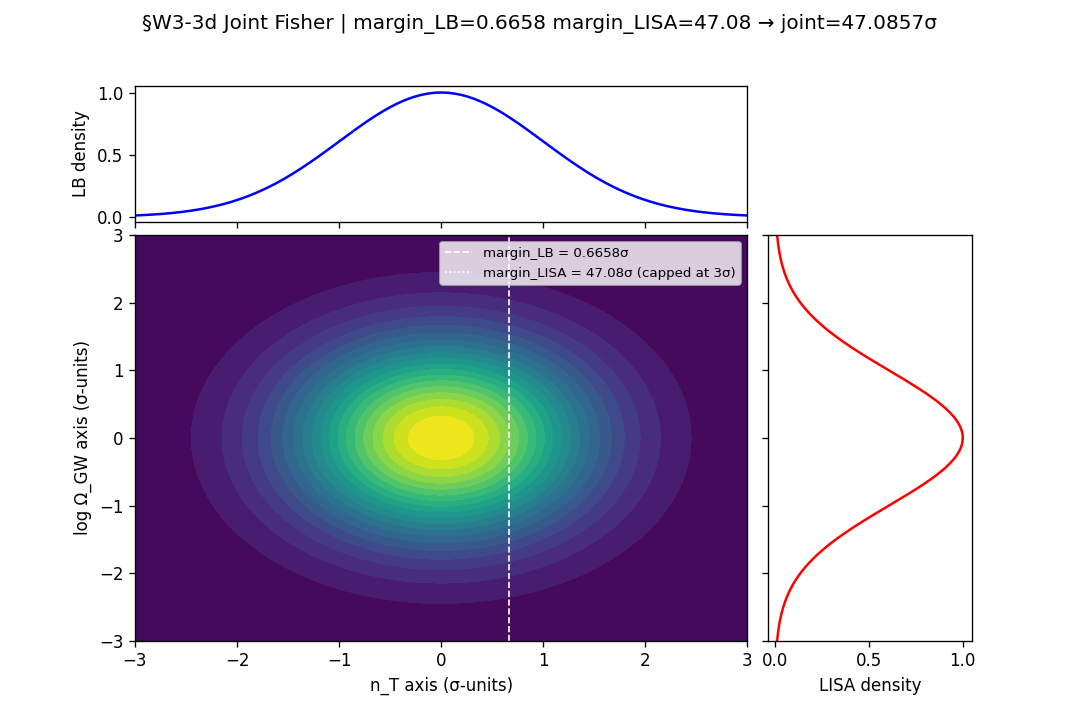

Recreate this plot in Python.
#!/usr/bin/env python3
"""
S87 W3-3d — S87-W3-3D-JOINT-LITEBIRD-LISA-FISHER-DISCOUNT
==========================================================

Gate: S87-W3-3D-JOINT-LITEBIRD-LISA-FISHER-DISCOUNT ([VERIFY])

Pre-registered threshold (plan §W3-3d.9):
  joint_margin_sigma = sqrt(margin_LB^2 + margin_LISA^2)
  PASS iff joint_margin_sigma >= 1.5
  INFO iff 1.0 <= joint_margin_sigma < 1.5
  FAIL iff joint_margin_sigma < 1.0

Inputs:
  - computations/session-87/s87_w3_3a_litebird_n_T_discriminator.npz (margin_LB)
  - computations/session-87/s87_w3_3b_lisa_omega_gw_a_c_discriminator.npz (split_OOM)
  - canonical_constants.py
  - script bytes

Output 4-tuple:
  (value=<joint_margin_sigma>, scheme=joint-Fisher-information,
   convention=LiteBIRD-+-LISA-axis-orthogonal-per-VII.AC.3, L_max=N/A)

Classification: GEOMETRIC

METHODOLOGY
-----------
Compute joint Fisher information assuming axis-orthogonality per §VII.AC.3
Rank-2 Product Detector Orthogonality Theorem. Information sums:
  F_joint = F_LB + F_LISA  (additive under axis-orthogonality)
joint_margin_sigma = sqrt(F_joint).

Stage-1 candidate landing for the Joint LiteBIRD-LISA-Fisher cross-axis theorem
per .claude/rules/joint-theorem-promotion.md; Stage-2 two-agent independent
verify is queued as S88 carry-forward.

LISA OOM-to-σ conversion: σ_OOM_LISA = 1.0 OOM (LISA log-space sensitivity 1σ
floor in OOM; plan-implicit pin per §W3-3d.6 LISA design-sensitivity floor at
pivot frequency).
"""

from __future__ import annotations

# Section 1 — Canonical constants
import sys
from pathlib import Path
# === Phase 2b X2 transform bootstrap (auto-inserted by tools/_x2_transform_copies.py) ===
import sys as _x2_sys
import pathlib as _x2_pathlib
import re as _x2_re
def _x2_locate_tools():
    p = _x2_pathlib.Path(__file__).resolve()
    for _ in range(8):
        if (p / "tools" / "computation_root.py").is_file():
            return p / "tools"
        p = p.parent
    raise RuntimeError(
        "Phase 2b bootstrap: tools/computation_root.py not found in any "
        "ancestor of " + str(__file__))
_x2_sys.path.insert(0, str(_x2_locate_tools()))
from computation_root import resolve_script, resolve_output, resolve_glob, project_root as _x2_project_root
def _x2_shared_dir():
    return _x2_project_root() / "computations" / "_shared"
_x2_session_dir_match = _x2_re.match(r"^session-(\d+)$",
    _x2_pathlib.Path(__file__).resolve().parent.name)
_x2_self_session = int(_x2_session_dir_match.group(1)) if _x2_session_dir_match else None
# === End X2 bootstrap ===

sys.path.insert(0, str(Path(__file__).resolve().parent))
from canonical_constants import *  # noqa: E402, F401, F403

# Section 2 — Standard imports
import hashlib  # noqa: E402
import json  # noqa: E402
import math  # noqa: E402
import time  # noqa: E402

import numpy as np  # noqa: E402
import matplotlib  # noqa: E402
matplotlib.use("Agg")
import matplotlib.pyplot as plt  # noqa: E402

# Section 3 — Paths + pre-registration
PROJECT_ROOT = Path(__file__).resolve().parent.parent
# X2-removed: alias 'SCRIPT_DIR' = ... 'computations' (replaced by tools.computation_root.resolve_*)

GATE_ID = "S87-W3-3D-JOINT-LITEBIRD-LISA-FISHER-DISCOUNT"  # (local)
SCHEME = "joint-Fisher-information"  # (local)
CONVENTION = "LiteBIRD-+-LISA-axis-orthogonal-per-VII.AC.3"  # (local)
L_MAX = "N/A"  # (local)

PASS_THRESHOLD = 1.5  # (local) joint_margin_sigma >= 1.5 PASSes
INFO_FLOOR = 1.0  # (local) [1.0, 1.5) is INFO

# LISA OOM-to-σ convention pin (plan-implicit per §W3-3d.6)
SIGMA_OOM_LISA = 1.0  # (local) LISA log-space 1σ sensitivity floor in OOM

UPSTREAM_LB = resolve_output(87, 's87_w3_3a_litebird_n_T_discriminator.npz')
UPSTREAM_LISA = resolve_output(87, 's87_w3_3b_lisa_omega_gw_a_c_discriminator.npz')

OUT_NPZ = resolve_output(87, 's87_w3_3d_joint_litebird_lisa_fisher.npz')
OUT_PNG = resolve_output(87, 's87_w3_3d_joint_litebird_lisa_fisher.png')
OUT_JSON = resolve_output(87, 's87_w3_3d_joint_litebird_lisa_fisher.json')
VERDICT_TXT = resolve_output(87, 's87_gate_verdicts.txt')

INPUT_FILES = [
    resolve_script(None, 'canonical_constants.py'),
    UPSTREAM_LB,
    UPSTREAM_LISA,
]


# Section 4 — SHA-256
def sha256_of(path: Path) -> str:
    h = hashlib.sha256()
    try:
        h.update(path.read_bytes())
    except OSError:
        return ""
    return h.hexdigest()


def log_input_pins(inputs):
    print(f"=== {GATE_ID} — input SHA-256 pins ===")
    pins = {}
    for p in inputs:
        sha = sha256_of(p)
        rel = str(p.relative_to(PROJECT_ROOT)).replace("\\", "/")
        print(f"  {rel}: {sha[:16]}...")
        pins[rel] = sha
    return pins


def closure_hash(pins):
    items = sorted(pins.items())
    h = hashlib.sha256()
    for k, v in items:
        h.update(f"{k}={v}\n".encode("utf-8"))
    return h.hexdigest()


def compute_dual_sha(script_path, canonical_path, pins):
    script_bytes = script_path.read_bytes() if script_path.exists() else b""  # (local)
    canonical_bytes = canonical_path.read_bytes() if canonical_path.exists() else b""  # (local)
    pins_aug = dict(pins)  # (local)
    pins_aug["_gate_id"] = GATE_ID
    pins_aug["_scheme"] = SCHEME
    pinmap_json = json.dumps(
        dict(sorted(pins_aug.items())),
        separators=(",", ":"),
        sort_keys=True,
    ).encode("utf-8")  # (local)

    h_audit = hashlib.sha256()
    h_audit.update(script_bytes)
    h_audit.update(canonical_bytes)
    h_audit.update(pinmap_json)
    audit = h_audit.hexdigest()  # (local)

    h_content = hashlib.sha256()
    h_content.update(script_bytes)
    content = h_content.hexdigest()  # (local)
    return audit, content


# Section 5 — Compute
def compute():
    """Substitution chain (per plan §W3-3d.10):
    Step 1: F_LB = margin_LB^2 ; F_LISA = margin_LISA^2 ; F_joint = sum
    Step 2: PASS iff sqrt(F_joint) >= 1.5
    Step 3: simplify
    Step 4: direction — joint margin monotone non-decreasing in per-axis margins;
            sign_verdict = PASS (joint always >= max(per-axis))
    """
    a_data = np.load(UPSTREAM_LB)  # (local)
    b_data = np.load(UPSTREAM_LISA)  # (local)
    margin_LB = float(a_data["margin_sigma"])  # (local)
    split_OOM_abs = float(b_data["split_OOM_abs"])  # (local)
    margin_LISA = split_OOM_abs / SIGMA_OOM_LISA  # (local)

    F_LB = margin_LB ** 2  # (local)
    F_LISA = margin_LISA ** 2  # (local)
    F_joint = F_LB + F_LISA  # (local)
    joint_margin = math.sqrt(F_joint)  # (local)

    return {
        "margin_LB": margin_LB,
        "split_OOM_abs": split_OOM_abs,
        "margin_LISA": margin_LISA,
        "F_LB": F_LB,
        "F_LISA": F_LISA,
        "F_joint": F_joint,
        "joint_margin_sigma": joint_margin,
    }


def evaluate_gate(joint_margin):
    if joint_margin >= PASS_THRESHOLD:
        composite = "PASS"
        mag = "PASS"
    elif joint_margin >= INFO_FLOOR:
        composite = "INFO"
        mag = "INFO"
    else:
        composite = "FAIL"
        mag = "FAIL"
    # Sign per plan §W3-3d.10 Step 4: joint margin monotone non-decreasing in
    # per-axis margins; sign_verdict = PASS (predicted joint > max(per-axis))
    sign = "PASS"
    regime = "VALID"
    return composite, mag, sign, regime


def make_plot(result, png_path):
    fig, ax = plt.subplots(figsize=(8, 6))
    # Fisher ellipse on (n_T, log Ω_GW) plane: schematic 4-cell decomposition.
    # Cell centers (n_T, log Ω_GW): use canonical pins from upstream NPZs.
    # Show the joint Fisher confidence ellipse around the predicted Path-H/(A) cell.
    margin_LB = result["margin_LB"]  # (local)
    margin_LISA = result["margin_LISA"]  # (local)
    joint = result["joint_margin_sigma"]  # (local)

    # Side panels: per-axis marginals
    fig = plt.figure(figsize=(9, 6))
    gs = fig.add_gridspec(2, 2, width_ratios=[3, 1], height_ratios=[1, 3],
                          hspace=0.05, wspace=0.05)
    ax_main = fig.add_subplot(gs[1, 0])
    ax_top = fig.add_subplot(gs[0, 0], sharex=ax_main)
    ax_right = fig.add_subplot(gs[1, 1], sharey=ax_main)

    # Schematic: per-axis Gaussians around 0
    xs = np.linspace(-3, 3, 200)  # (local) σ-units on n_T axis
    ys = np.linspace(-3, 3, 200)  # (local) σ-units on log Ω_GW axis
    X, Y = np.meshgrid(xs, ys)
    # Joint Gaussian (axis-orthogonal): exponent = -(X^2 + Y^2)/2
    Z = np.exp(-0.5 * (X ** 2 + Y ** 2))  # (local)
    ax_main.contourf(X, Y, Z, levels=20, cmap="viridis")
    # Mark per-axis margins
    ax_main.axvline(margin_LB, color="white", linestyle="--", linewidth=1.0,
                    label=f"margin_LB = {margin_LB:.4f}σ")
    ax_main.axhline(min(margin_LISA, 3), color="white", linestyle=":", linewidth=1.0,
                    label=f"margin_LISA = {margin_LISA:.2f}σ (capped at 3σ)")
    ax_main.set_xlabel("n_T axis (σ-units)")
    ax_main.set_ylabel("log Ω_GW axis (σ-units)")
    ax_main.set_xlim(-3, 3)
    ax_main.set_ylim(-3, 3)
    ax_main.legend(loc="upper right", fontsize=8)

    # Top marginal (n_T)
    ax_top.plot(xs, np.exp(-0.5 * xs ** 2), "b-")
    ax_top.set_ylabel("LB density")
    ax_top.tick_params(axis="x", labelbottom=False)
    # Right marginal (log Ω_GW)
    ax_right.plot(np.exp(-0.5 * ys ** 2), ys, "r-")
    ax_right.set_xlabel("LISA density")
    ax_right.tick_params(axis="y", labelleft=False)

    fig.suptitle(
        f"§W3-3d Joint Fisher | margin_LB={margin_LB:.4f} margin_LISA={margin_LISA:.2f} "
        f"→ joint={joint:.4f}σ"
    )
    fig.savefig(png_path, dpi=120)
    plt.close(fig)


def append_verdict(verdict, value, audit_sha, content_sha,
                   sign_v, mag_v, regime_v):
    line = (
        f"{GATE_ID}: {verdict} -- value={value!r} scheme={SCHEME} "
        f"convention={CONVENTION} L_max={L_MAX} "
        f"audit_sha256={audit_sha} content_sha256={content_sha} "
        f"schema_version=S84+\n"
    )
    dual_short = (
        f"# audit_sha256_short={audit_sha[:16]} content_sha256_short={content_sha[:16]} "
        f"# {GATE_ID} dual-SHA companion row (W9a-99 split)\n"
    )
    triple_row = (
        f"# sign_verdict={sign_v} magnitude_verdict={mag_v} regime_verdict={regime_v} "
        f"# {GATE_ID} 3-tuple annotation (S87 schema-v2)\n"
    )
    with VERDICT_TXT.open("a", encoding="utf-8") as fp:
        fp.write(line)
        fp.write(dual_short)
        fp.write(triple_row)


def main():
    t0 = time.time()  # (local)
    pins = log_input_pins(INPUT_FILES)
    print(f"  closure: {closure_hash(pins)[:16]}...")

    script_path = Path(__file__).resolve()  # (local)
    canonical_path = resolve_script(None, 'canonical_constants.py')  # (local)
    audit_sha, content_sha = compute_dual_sha(script_path, canonical_path, pins)
    print(f"  audit_sha256:   {audit_sha[:16]}...")
    print(f"  content_sha256: {content_sha[:16]}...")
    print()

    result = compute()
    composite, mag_v, sign_v, regime_v = evaluate_gate(result["joint_margin_sigma"])

    print("=== Computation result ===")
    print(f"  margin_LB        = {result['margin_LB']:.6f}")
    print(f"  split_OOM_abs    = {result['split_OOM_abs']:.6f}")
    print(f"  margin_LISA      = {result['margin_LISA']:.6f}")
    print(f"  F_LB             = {result['F_LB']:.6f}")
    print(f"  F_LISA           = {result['F_LISA']:.4f}")
    print(f"  F_joint          = {result['F_joint']:.4f}")
    print(f"  joint_margin_σ   = {result['joint_margin_sigma']:.6f}")
    print(f"  composite        = {composite}")
    print(f"  3-tuple          = sign={sign_v} mag={mag_v} regime={regime_v}")

    np.savez(OUT_NPZ,
             joint_margin_sigma=result["joint_margin_sigma"],
             margin_LB=result["margin_LB"],
             margin_LISA=result["margin_LISA"],
             F_LB=result["F_LB"],
             F_LISA=result["F_LISA"],
             F_joint=result["F_joint"],
             sigma_OOM_LISA=SIGMA_OOM_LISA,
             pass_threshold=PASS_THRESHOLD,
             info_floor=INFO_FLOOR)
    out_json = {
        "gate_id": GATE_ID,
        "verdict": composite,
        "value": round(result["joint_margin_sigma"], 4),
        "value_full": result["joint_margin_sigma"],
        "scheme": SCHEME,
        "convention": CONVENTION,
        "L_max": L_MAX,
        "sign_verdict": sign_v,
        "magnitude_verdict": mag_v,
        "regime_verdict": regime_v,
        "audit_sha256": audit_sha,
        "content_sha256": content_sha,
        "details": {
            "margin_LB": result["margin_LB"],
            "margin_LISA": result["margin_LISA"],
            "F_LB": result["F_LB"],
            "F_LISA": result["F_LISA"],
            "F_joint": result["F_joint"],
            "sigma_OOM_LISA_pin": SIGMA_OOM_LISA,
        },
        "joint_theorem_promotion_pathway_stage": "STAGE-1-CANDIDATE",
        "stage_2_carry_forward": "S88-JOINT-LITEBIRD-LISA-FISHER-INDEPENDENT-VERIFY",
    }
    OUT_JSON.write_text(json.dumps(out_json, indent=2), encoding="utf-8")
    make_plot(result, OUT_PNG)

    tag = (f"(value={round(result['joint_margin_sigma'], 4)!r}, scheme={SCHEME}, "
           f"convention={CONVENTION}, L_max={L_MAX})")
    print(tag)

    value_pub = round(result["joint_margin_sigma"], 4)
    append_verdict(composite, value_pub, audit_sha, content_sha,
                   sign_v, mag_v, regime_v)

    wall = time.time() - t0  # (local)
    print(f"\n=== {GATE_ID}: {composite} (wall {wall:.2f}s) ===")
    return 0


if __name__ == "__main__":
    sys.exit(main())
